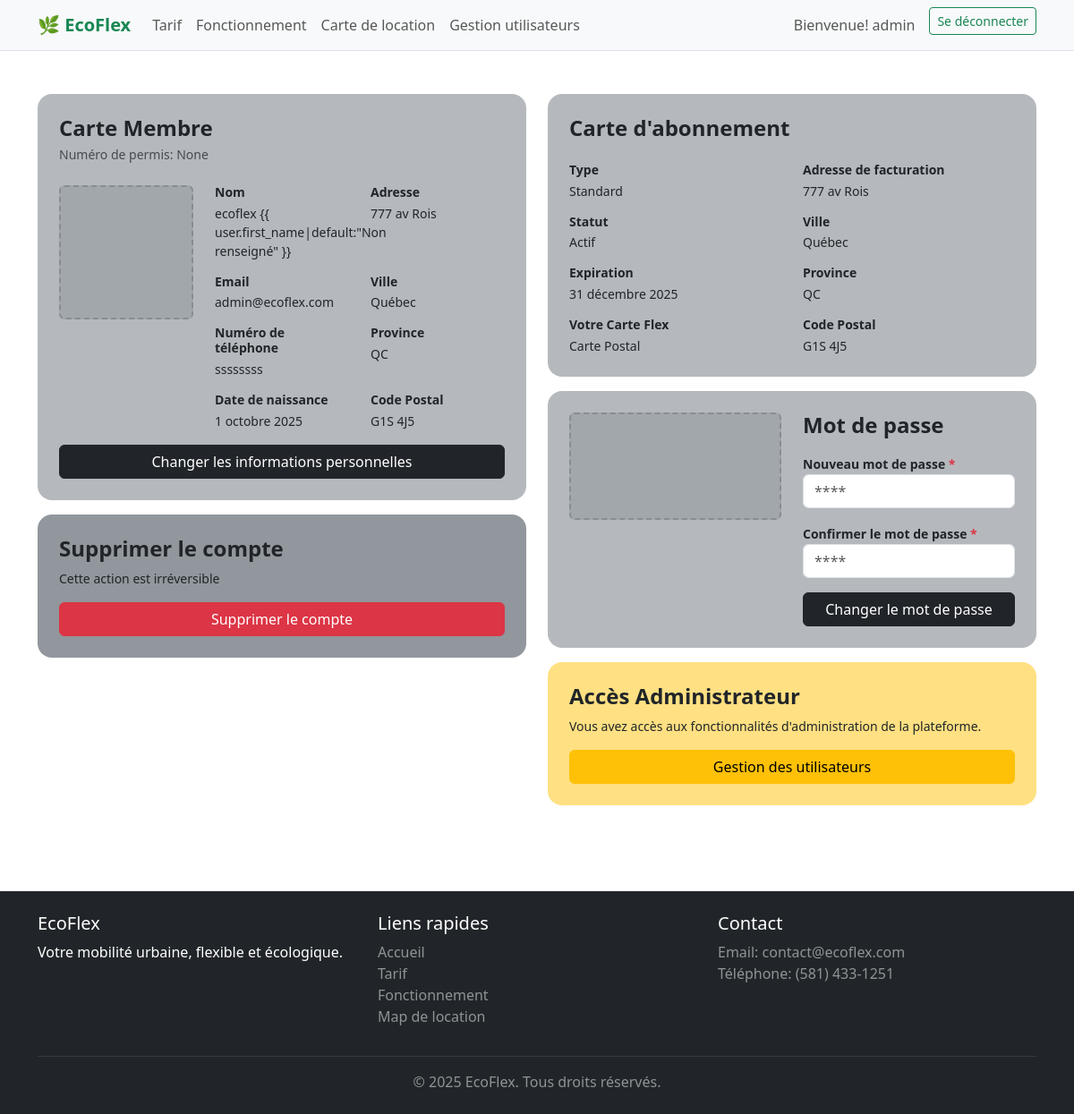
Screenshot of /profil/ (signed in) with the database file from the repository.
### ecoflex/models.py (models this page shows, shortened)
class User(AbstractUser):
    numero_permis = models.CharField(max_length=5, unique=True, blank=True, null=True)
    phone_number = models.CharField(max_length=20, null=True, blank=True)
    birth_date = models.DateField(null=True, blank=True)
    address = models.CharField(max_length=255, null=True, blank=True)
    city = models.CharField(max_length=100, null=True, blank=True)
    province = models.CharField(max_length=100, null=True, blank=True)
    postal_code = models.CharField(max_length=20, null=True, blank=True)
    class Meta:
        verbose_name = "Utilisateur"
        verbose_name_plural = "Utilisateurs"

### ecoflex/views.py (the view)
# urls.py: path('profil/', views.profil, name='profil'),
def profil(request):
    return render(request, 'ecoflex/profil.html')

### ecoflex/templates/ecoflex/profil.html (shortened to what this page needs)
{% extends 'base.html' %}
{% load static %}
{% block content %}
{% if user.is_authenticated %}
<div class="container my-4">
    <div class="row">
        <div class="col-md-6">
            <div class="bg-secondary bg-opacity-50 rounded-4 p-4 mb-3">
                <h2 class="h4 fw-bold mb-1">Carte Membre</h2>
                <p class="small text-muted mb-4">Numéro de permis: {{ user.numero_permis }}</p>
                <div class="row">
                    <div class="col-4">
                        <div class="bg-secondary bg-opacity-25 border border-2 border-secondary border-opacity-50 rounded"
                            style="height: 150px; border-style: dashed !important;"></div>
                    </div>
                    <div class="col-8">
                        <div class="row">
                            <div class="col-6 mb-3">
                                <h4 class="fw-semibold small mb-1">Nom</h4>
                                <p class="small text-dark mb-0">{{ user.last_name|default:"Non renseigné" }} {{
                                    user.first_name|default:"Non renseigné" }}</p>
                            </div>
                            <div class="col-6 mb-3">
                                <h4 class="fw-semibold small mb-1">Adresse</h4>
                                <p class="small text-dark mb-0">{{ user.address|default:"Non renseigné" }}</p>
                            </div>
                            <div class="col-6 mb-3">
                                <h4 class="fw-semibold small mb-1">Email</h4>
                                <p class="small text-dark mb-0">{{ user.email }}</p>
                            </div>
                            <div class="col-6 mb-3">
                                <h4 class="fw-semibold small mb-1">Ville</h4>
                                <p class="small text-dark mb-0">{{ user.city|default:"Non renseigné" }}</p>
                            </div>
                            <div class="col-6 mb-3">
                                <h4 class="fw-semibold small mb-1">Numéro de téléphone</h4>
                                <p class="small text-dark mb-0">{{ user.phone_number|default:"Non renseigné" }}</p>
                            </div>
                            <div class="col-6 mb-3">
                                <h4 class="fw-semibold small mb-1">Province</h4>
                                <p class="small text-dark mb-0">{{ user.province|default:"Non renseigné" }}</p>
                            </div>
                            <div class="col-6">
                                <h4 class="fw-semibold small mb-1">Date de naissance</h4>
                                <p class="small text-dark mb-0">{{ user.birth_date|default:"Non renseigné" }}</p>
                            </div>
                            <div class="col-6">
                                <h4 class="fw-semibold small mb-1">Code Postal</h4>
                                <p class="small text-dark mb-0">{{ user.postal_code|default:"Non renseigné" }}</p>
                            </div>
                        </div>
                    </div>
                </div>
                <a href="{% url 'modifier_profil' %}" class="btn btn-dark w-100 mt-3">
                    Changer les informations personnelles
                </a>
            </div>
            <div class="bg-secondary bg-opacity-75 rounded-4 p-4">
                <h3 class="h4 fw-bold mb-2">Supprimer le compte</h3>
                <p class="small text-dark mb-3">Cette action est irréversible</p>
                <button class="btn btn-danger w-100">Supprimer le compte</button>
            </div>
        </div>
        <div class="col-md-6">
            <div class="bg-secondary bg-opacity-50 rounded-4 p-4 mb-3">
                <h2 class="h4 fw-bold mb-4">Carte d'abonnement</h2>
                <div class="row mb-3">
                    <div class="col-6">
                        <h4 class="fw-semibold small mb-1">Type</h4>
                        <p class="small text-dark mb-0">Standard</p>
                    </div>
                    <div class="col-6">
                        <h4 class="fw-semibold small mb-1">Adresse de facturation</h4>
                        <p class="small text-dark mb-0">{{ user.address|default:"Non renseigné" }}</p>
                    </div>
                </div>
                <div class="row mb-3">
                    <div class="col-6">
                        <h4 class="fw-semibold small mb-1">Statut</h4>
                        <p class="small text-dark mb-0">Actif</p>
                    </div>
                    <div class="col-6">
                        <h4 class="fw-semibold small mb-1">Ville</h4>
                        <p class="small text-dark mb-0">{{ user.city|default:"Non renseigné" }}</p>
                    </div>
                </div>
                <div class="row mb-3">
                    <div class="col-6">
                        <h4 class="fw-semibold small mb-1">Expiration</h4>
                        <p class="small text-dark mb-0">31 décembre 2025</p>
                    </div>
                    <div class="col-6">
                        <h4 class="fw-semibold small mb-1">Province</h4>
                        <p class="small text-dark mb-0">{{ user.province|default:"Non renseigné" }}</p>
                    </div>
                </div>
                <div class="row">
                    <div class="col-6">
                        <h4 class="fw-semibold small mb-1">Votre Carte Flex</h4>
                        <p class="small text-dark mb-0">Carte Postal</p>
                    </div>
                    <div class="col-6">
                        <h4 class="fw-semibold small mb-1">Code Postal</h4>
                        <p class="small text-dark mb-0">{{ user.postal_code|default:"Non renseigné" }}</p>
                    </div>
                </div>
            </div>
            <div class="bg-secondary bg-opacity-50 rounded-4 p-4 mb-3">
                <div class="row">
                    <div class="col-6">
                        <div class="bg-secondary bg-opacity-25 border border-2 border-secondary border-opacity-50 rounded"
                            style="height: 120px; border-style: dashed !important;"></div>
                    </div>
                    <div class="col-6">
                        <h3 class="h4 fw-bold mb-3">Mot de passe</h3>
                        <div class="mb-3">
                            <label class="fw-semibold small">Nouveau mot de passe <span
                                    class="text-danger">*</span></label>
                            <input type="password" class="form-control" placeholder="****">
                        </div>
                        <div class="mb-3">
                            <label class="fw-semibold small">Confirmer le mot de passe <span
                                    class="text-danger">*</span></label>
                            <input type="password" class="form-control" placeholder="****">
                        </div>
                        <button class="btn btn-dark w-100">Changer le mot de passe</button>
                    </div>
                </div>
            </div>
            {% if user.is_staff %}
            <div class="bg-warning bg-opacity-50 rounded-4 p-4">
                <h3 class="h4 fw-bold mb-2">Accès Administrateur</h3>
                <p class="small mb-3">Vous avez accès aux fonctionnalités d'administration de la plateforme.</p>
                <a href="{% url 'gestion_users' %}" class="btn btn-warning w-100">
                    Gestion des utilisateurs
                </a>
            </div>
            {% endif %}
        </div>
    </div>
</div>
{% endif %}
{% endblock %}

### ecoflex/templates/base.html (shortened to what this page needs)
{% load static %}
<!DOCTYPE html>
<html lang="fr">
<head>
    <link href="https://cdn.jsdelivr.net/npm/bootstrap@5.3.0/dist/css/bootstrap.min.css" rel="stylesheet">
</head>
<body>
    <nav class="navbar navbar-expand-lg navbar-light bg-light border-bottom">
        <div class="container">
            <a class="navbar-brand fw-bold text-success" href="{% url 'accueil' %}">
                🌿 EcoFlex
            </a>
            <div class="collapse navbar-collapse" id="navbarNav">
                <ul class="navbar-nav me-auto">
                    <li class="nav-item">
                        <a class="nav-link" href="{% url 'tarif' %}">Tarif</a>
                    </li>
                    <li class="nav-item">
                        <a class="nav-link" href="{% url 'fonctionnement' %}">Fonctionnement</a>
                    </li>
                    <li class="nav-item">
                        <a class="nav-link" href="{% url 'map_location' %}">Carte de location</a>
                    </li>
                    {% if user %}
                        {% if user.is_superuser %}
                            <li class="nav-item">
                                <a class="nav-link" href="{% url 'gestion_users' %}">Gestion utilisateurs</a>
                            </li>
                        {% endif %}
                    {% endif %}
                </ul>
                <ul class="navbar-nav ms-auto">
                    {% if user.is_authenticated %}
                        <li class="nav-item">
                            <a class="nav-link" href="{% url 'profil' %}">Bienvenue! {{ user.username }}</a>
                        </li>
                        <li class="nav-item">
                            <a class="btn btn-outline-success btn-sm ms-2" href="{% url 'deconnexion' %}">Se déconnecter</a>
                        </li>
                    {% endif %}
                </ul>
            </div>
        </div>
    </nav>
    <main class="py-4">
        {% block content %}
        {% endblock %}
    </main>
    <footer class="bg-dark text-white py-4 mt-5">
        <div class="container">
            <div class="row">
                <div class="col-md-4">
                    <h5>EcoFlex</h5>
                    <p>Votre mobilité urbaine, flexible et écologique.</p>
                </div>
                <div class="col-md-4">
                    <h5>Liens rapides</h5>
                    <ul class="list-unstyled">
                        <li><a href="{% url 'accueil' %}" class="text-white-50 text-decoration-none">Accueil</a></li>
                        <li><a href="{% url 'tarif' %}" class="text-white-50 text-decoration-none">Tarif</a></li>
                        <li><a href="{% url 'fonctionnement' %}" class="text-white-50 text-decoration-none">Fonctionnement</a></li>
                        <li><a href="{% url 'map_location' %}" class="text-white-50 text-decoration-none">Map de location</a></li>
                    </ul>
                </div>
                <div class="col-md-4">
                    <h5>Contact</h5>
                    <p class="text-white-50">
                        Email: contact@ecoflex.com<br>
                        Téléphone: (581) 433-1251
                    </p>
                </div>
            </div>
            <hr class="my-3 border-secondary">
            <div class="text-center">
                <p class="mb-0 text-white-50">&copy; 2025 EcoFlex. Tous droits réservés.</p>
            </div>
        </div>
    </footer>
</body>
</html>

### rows the page displays
User: username "admin", numero_permis "None", last_name "ecoflex", address "777 av Rois", email "admin@ecoflex.com", city "Québec", phone_number "ssssssss", province "QC", birth_date "1 octobre 2025", postal_code "G1S 4J5"
